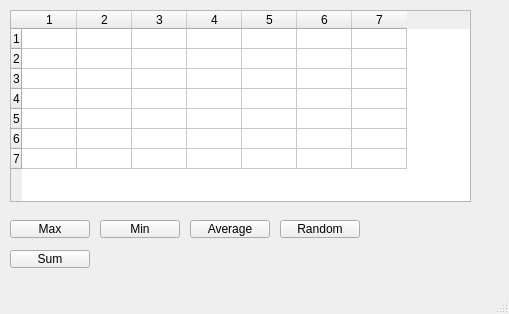
<?xml version="1.0" encoding="UTF-8"?>
<ui version="4.0">
 <class>MainWindow</class>
 <widget class="QMainWindow" name="MainWindow">
  <property name="geometry">
   <rect>
    <x>0</x>
    <y>0</y>
    <width>509</width>
    <height>314</height>
   </rect>
  </property>
  <property name="windowTitle">
   <string>MainWindow</string>
  </property>
  <widget class="QWidget" name="centralwidget">
   <widget class="QTableWidget" name="tableWidget">
    <property name="geometry">
     <rect>
      <x>10</x>
      <y>10</y>
      <width>461</width>
      <height>192</height>
     </rect>
    </property>
    <property name="showGrid">
     <bool>true</bool>
    </property>
    <property name="rowCount">
     <number>7</number>
    </property>
    <property name="columnCount">
     <number>7</number>
    </property>
    <attribute name="horizontalHeaderCascadingSectionResizes">
     <bool>false</bool>
    </attribute>
    <attribute name="horizontalHeaderDefaultSectionSize">
     <number>55</number>
    </attribute>
    <attribute name="verticalHeaderVisible">
     <bool>true</bool>
    </attribute>
    <attribute name="verticalHeaderCascadingSectionResizes">
     <bool>false</bool>
    </attribute>
    <attribute name="verticalHeaderMinimumSectionSize">
     <number>20</number>
    </attribute>
    <attribute name="verticalHeaderDefaultSectionSize">
     <number>20</number>
    </attribute>
    <row/>
    <row/>
    <row/>
    <row/>
    <row/>
    <row/>
    <row/>
    <column/>
    <column/>
    <column/>
    <column/>
    <column/>
    <column/>
    <column/>
   </widget>
   <widget class="QPushButton" name="maxButton">
    <property name="geometry">
     <rect>
      <x>10</x>
      <y>220</y>
      <width>80</width>
      <height>18</height>
     </rect>
    </property>
    <property name="text">
     <string>Max</string>
    </property>
   </widget>
   <widget class="QPushButton" name="minButton">
    <property name="geometry">
     <rect>
      <x>100</x>
      <y>220</y>
      <width>80</width>
      <height>18</height>
     </rect>
    </property>
    <property name="text">
     <string>Min</string>
    </property>
   </widget>
   <widget class="QPushButton" name="averageButton">
    <property name="geometry">
     <rect>
      <x>190</x>
      <y>220</y>
      <width>80</width>
      <height>18</height>
     </rect>
    </property>
    <property name="text">
     <string>Average</string>
    </property>
   </widget>
   <widget class="QPushButton" name="randomButton">
    <property name="geometry">
     <rect>
      <x>280</x>
      <y>220</y>
      <width>80</width>
      <height>18</height>
     </rect>
    </property>
    <property name="text">
     <string>Random</string>
    </property>
   </widget>
   <widget class="QLabel" name="resultLabel">
    <property name="geometry">
     <rect>
      <x>370</x>
      <y>220</y>
      <width>181</width>
      <height>16</height>
     </rect>
    </property>
    <property name="font">
     <font>
      <pointsize>12</pointsize>
     </font>
    </property>
    <property name="text">
     <string/>
    </property>
   </widget>
   <widget class="QPushButton" name="sumButton">
    <property name="geometry">
     <rect>
      <x>10</x>
      <y>250</y>
      <width>80</width>
      <height>18</height>
     </rect>
    </property>
    <property name="text">
     <string>Sum</string>
    </property>
   </widget>
  </widget>
  <widget class="QMenuBar" name="menubar">
   <property name="geometry">
    <rect>
     <x>0</x>
     <y>0</y>
     <width>509</width>
     <height>17</height>
    </rect>
   </property>
  </widget>
  <widget class="QStatusBar" name="statusbar"/>
 </widget>
 <resources/>
 <connections/>
</ui>
